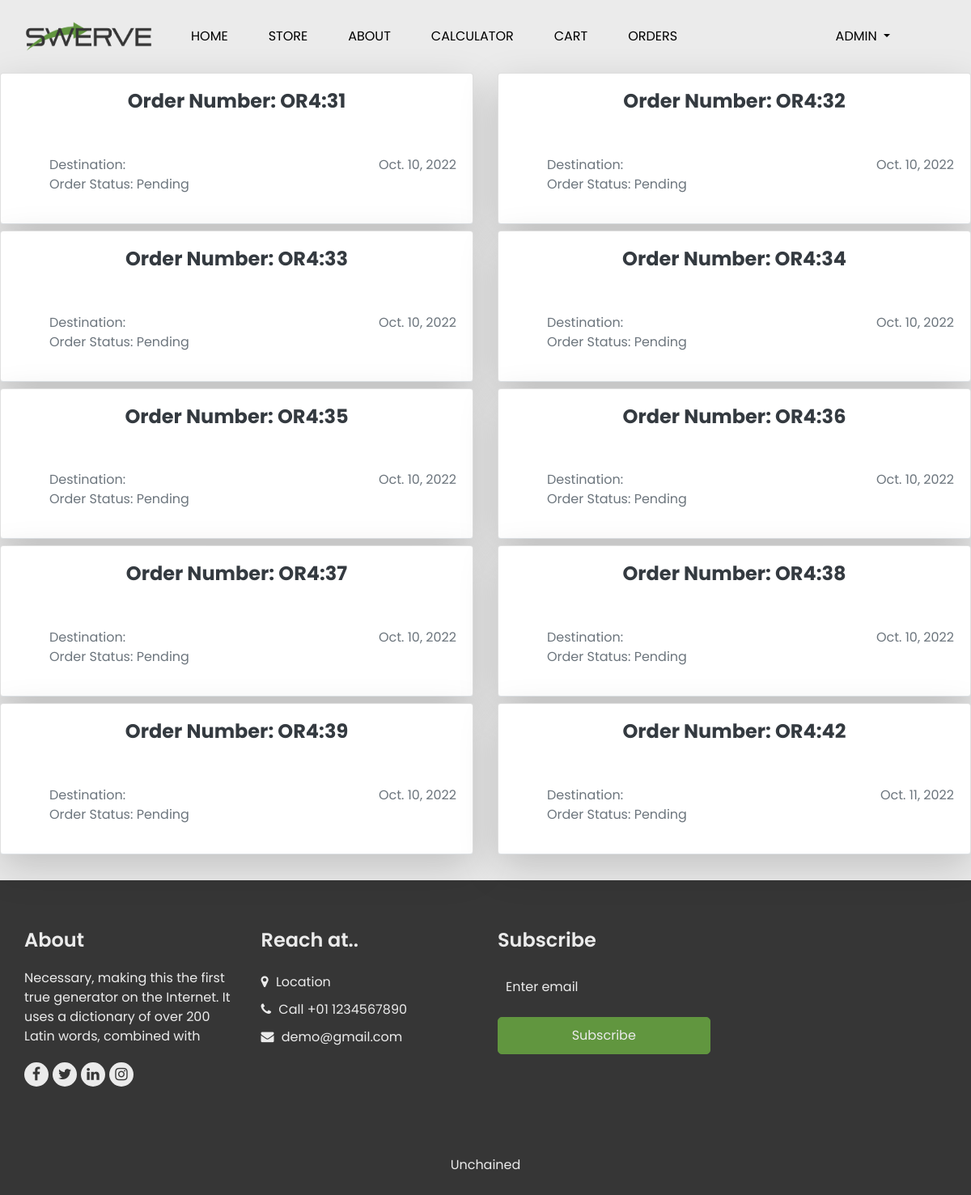
Screenshot of /orders/ (signed in) with the database file from the repository.
### store/models.py (models this page shows, shortened)
class Order(models.Model):
    customer = models.ForeignKey(Customer, on_delete=models.CASCADE)
    date = models.DateField(default=datetime.datetime.today)
    status = models.CharField(max_length=100, choices=ORDER_STATUS, default="Pending")
    total_price = models.FloatField(default=0)
    order_number = models.CharField(max_length=100, default="")
    destination = models.CharField(max_length=100, default="")

### store/views.py (the view)
# urls.py: path("orders/", views.get_orders, name="get_orders"),
def get_orders(request):
    if not request.user.is_authenticated:
        messages.info(request, "You must be logged in to view orders")
        return redirect("/login")
    context = {}
    try:
        customer, created = Customer.objects.get_or_create(user=request.user)
        orders = Order.objects.filter(customer=customer)
        context = {"orders": orders}
    except Order.DoesNotExist:
        context = {"order": Order.objects.none()}
    return render(request, "pages/orders.html", context)

### store/templates/pages/orders.html (shortened to what this page needs)
{% extends 'master/main.html' %}
{% load crispy_forms_filters %}
{% load humanize %}
{% load static %}
{% block content %}
    <div class="row d-flex justify-content-center mt-100 mb-100">
        {% for order in orders %}
                <div class="col-lg-6 ">
                    <div class="card border-bottom mb-2 shadow-lg" >
                        <div class="card-body text-center">
                            <a href="{% url 'get_receipt'  order.pk %}">
                            <h4 class="card-title m-b-0 text-dark font-weight-bolder text-decoration-underline">Order Number: {{ order.order_number }}</h4>
                            </a>
                        </div>
                        <ul class="list-style-none">
                            <li class="d-flex no-block card-body">
                                <div>
                                    <span class="text-muted">Destination: {{ order.destination }} </span>
                                    <br>
                                    <span class="text-muted">Order Status: {{ order.status }} </span>
                                </div>
                                <div class="ml-auto">
                                    <div class="text-right">
                                        <span class="text-muted font-16">{{ order.date }}</span>
                                    </div>
                                </div>
                            </li>
                        </ul>
                    </div>
                </div>
        {% endfor %}
    </div>
{% endblock content %}

### store/templates/master/main.html (shortened to what this page needs)
<!DOCTYPE html>
{% load static %}
<html>
<head>
    <link
            rel="stylesheet"
            type="text/css"
            href="{% static 'css/bootstrap.css' %}"
    />
    <link
            rel="stylesheet"
            type="text/css"
            href="https://cdnjs.cloudflare.com/ajax/libs/OwlCarousel2/2.3.4/assets/owl.carousel.min.css"
    />
    <link href="{% static 'css/dropdownFilter.css' %}" rel="stylesheet"/>
    <link href="{% static 'css/font-awesome.min.css' %}" rel="stylesheet"/>
    <link href="{% static 'css/style.css' %}" rel="stylesheet"/>
    <link href="{% static 'css/responsive.css' %}" rel="stylesheet"/>
    <link href="{% static 'css/cart.css' %}" rel="stylesheet"/>
</head>
<body>
<header class="header_section">
    <div class="container-fluid">
        <nav id="headnav" class="navbar navbar-expand-lg custom_nav-container">
            <a class="navbar-brand" href="{% url 'index' %}">
            <span>
              <img
                      src="{% static 'images/deco_images/Swerve.png' %}"
                      alt=""
                      width="170px"
                      height="50px"
              />
            </span>
            </a>
            <div class="collapse navbar-collapse" id="navbarSupportedContent">
                <ul class="navbar-nav" id="navbar_ul">
                    <li class="nav-item">
                        <a class="nav-link" href="{% url 'index' %}"
                        >Home<span class="sr-only">(current)</span></a
                        >
                    </li>
                    <li class="nav-item">
                        <a class="nav-link" href="{% url 'store' %}"> Store <span class="sr-only">(current)</span></a>
                    </li>
                    <li class="nav-item">
                        <a class="nav-link" href="{% url 'about' %}"> About </a>
                    </li>
                    <li class="nav-item">
                        <a class="nav-link" href="{% url 'calculator' %}">Calculator  </a>
                    </li>
                    {% if user.is_authenticated %}
                    <li class="nav-item">
                        <a class="nav-link" href="{% url 'cart' %}">Cart</a>
                    </li>
                    <li class="nav-item">
                        <a class="nav-link" href="{% url 'get_orders' %}">Orders</a>
                    </li>
                    {% else %}
                    <li class="nav-item">
                        <a class="nav-link" style="opacity: 0.3;" href="">Cart</a>
                    </li>
                    <li class="nav-item">
                        <a class="nav-link" style="opacity: 0.3;" href="">Orders</a>
                    {% endif %}
                </ul>
                {% if user.is_authenticated %}
                    <div class="collapse navbar-collapse" id="navbarNavDarkDropdown">
                        <ul class="navbar-nav" style="margin-right: 50px">
                            <li class="nav-item dropdown">
                                <a
                                        class="nav-link dropdown-toggle"
                                        href="#"
                                        id="navbarDarkDropdownMenuLink"
                                        role="button"
                                        data-bs-toggle="dropdown"
                                        aria-expanded="false"
                                >
                                    {{ user.username | capfirst }}
                                </a>
                            </li>
                        </ul>
                    </div>
                {% endif %}
            </div>
        </nav>
    </div>
</header>
<body>
{% block content %} {% endblock %}
</body>
<br/>
<footer class="footer_section">
    <div class="container">
        <div class="row">
            <div class="col-md-6 col-lg-3 footer-col">
                <div class="footer_detail">
                    <h4>About</h4>
                    <p>
                        Necessary, making this the first true generator on the Internet.
                        It uses a dictionary of over 200 Latin words, combined with
                    </p>
                    <div class="footer_social">
                        <a href="">
                            <i class="fa fa-facebook" aria-hidden="true"></i>
                        </a>
                        <a href="">
                            <i class="fa fa-twitter" aria-hidden="true"></i>
                        </a>
                        <a href="">
                            <i class="fa fa-linkedin" aria-hidden="true"></i>
                        </a>
                        <a href="">
                            <i class="fa fa-instagram" aria-hidden="true"></i>
                        </a>
                    </div>
                </div>
            </div>
            <div class="col-md-6 col-lg-3 footer-col">
                <div class="footer_contact">
                    <h4>Reach at..</h4>
                    <div class="contact_link_box">
                        <a href="">
                            <i class="fa fa-map-marker" aria-hidden="true"></i>
                            <span> Location </span>
                        </a>
                        <a href="">
                            <i class="fa fa-phone" aria-hidden="true"></i>
                            <span> Call +01 1234567890 </span>
                        </a>
                        <a href="">
                            <i class="fa fa-envelope" aria-hidden="true"></i>
                            <span> demo@gmail.com </span>
                        </a>
                    </div>
                </div>
            </div>
            <div class="col-md-6 col-lg-3 footer-col">
                <div class="footer_contact">
                    <h4>Subscribe</h4>
                    <form action="#">
                        <input type="text" placeholder="Enter email"/>
                        <button type="submit">Subscribe</button>
                    </form>
                </div>
            </div>
            <div class="col-md-6 col-lg-3 footer-col">
                <div class="map_container">
                    <div class="map">
                        <div id="googleMap"></div>
                    </div>
                </div>
            </div>
        </div>
        <div class="footer-info">
            <p>Unchained</p>
        </div>
    </div>
</footer>
</body>
</html>

### static/CSS/dropdownFilter.css (style rules this page uses)
.dropdown { position: relative; display: inline-block; }

### static/CSS/style.css (style rules this page uses)
body { font-family: "Poppins", sans-serif; color: #0c0c0c; background-color: #ebebeb; overflow-x: hidden; }
a, a:hover, a:focus { text-decoration: none; }
.header_section { padding: 15px 0; }
.header_section .container-fluid { padding-right: 25px; padding-left: 25px; }
.navbar-brand span { font-weight: bold; color: #000000; font-size: 24px; }
.custom_nav-container { padding: 0; }
.custom_nav-container .navbar-nav { margin: auto; }
.custom_nav-container .navbar-nav .nav-item .nav-link { padding: 5px 25px; color: #000000; text-align: center; text-transform: uppercase; border-radius: 5px; -webkit-transition: all 0.5s; transition: all 0.5s; }
.footer_section { background-color: #363636; color: #ebebeb; padding-top: 60px; }
.footer_section h4 { font-weight: 600; margin-bottom: 20px; }
.footer_section .footer-col { margin-bottom: 30px; }
.footer_section .footer_contact .contact_link_box { display: -webkit-box; display: -ms-flexbox; display: flex; -webkit-box-orient: vertical; -webkit-box-direction: normal; -ms-flex-direction: column; flex-direction: column; }
.footer_section .footer_contact .contact_link_box a { margin: 5px 0; color: #ebebeb; }
.footer_section .footer_contact .contact_link_box a i { margin-right: 5px; }
.footer_section .footer_social { display: -webkit-box; display: -ms-flexbox; display: flex; margin-top: 20px; margin-bottom: 10px; }
.footer_section .footer_social a { display: -webkit-box; display: -ms-flexbox; display: flex; -webkit-box-pack: center; -ms-flex-pack: center; justify-content: center; -webkit-box-align: center; -ms-flex-align: center; align-items: center; color: #363636; width: 30px; height: 30px; border-radius: 100%; background-color: #ebebeb; border-radius: 100%; margin-right: 5px; font-size: 18px; }
.footer_section form input { border: none; padding: 10px; background-color: #363636; width: 100%; height: 45px; color: #ebebeb; outline: none; }
.footer_section form input::placeholder { color: #ebebeb; }
.footer_section form button { width: 100%; text-align: center; display: inline-block; padding: 10px 55px; background-color: #61963f; color: #ebebeb; border-radius: 5px; -webkit-transition: all 0.3s; transition: all 0.3s; border: 1px solid #61963f; margin-top: 15px; }
.footer_section .map_container { width: 100%; height: 225px; overflow: hidden; display: -webkit-box; display: -ms-flexbox; display: flex; -webkit-box-align: stretch; -ms-flex-align: stretch; align-items: stretch; }
.footer_section .map_container .map { height: 100%; -webkit-box-flex: 1; -ms-flex: 1; flex: 1; }
.footer_section .map_container .map #googleMap { height: 100%; }
.footer_section .footer-info { text-align: center; }
.footer_section .footer-info p { padding: 25px 0; margin: 0; }

### static/CSS/responsive.css (style rules this page uses)
@media (min-width: 1200px) { .container { max-width: 1170px; } }

### rows the page displays
Order: order_number "OR4:31", status "Pending", date "Oct. 10, 2022"
Order: order_number "OR4:32", status "Pending", date "Oct. 10, 2022"
Order: order_number "OR4:33", status "Pending", date "Oct. 10, 2022"
Order: order_number "OR4:34", status "Pending", date "Oct. 10, 2022"
Order: order_number "OR4:35", status "Pending", date "Oct. 10, 2022"
Order: order_number "OR4:36", status "Pending", date "Oct. 10, 2022"
Order: order_number "OR4:37", status "Pending", date "Oct. 10, 2022"
Order: order_number "OR4:38", status "Pending", date "Oct. 10, 2022"
Order: order_number "OR4:39", status "Pending", date "Oct. 10, 2022"
Order: order_number "OR4:42", status "Pending", date "Oct. 11, 2022"

### other values shown
{{ user.username | capfirst }} "ADMIN"
